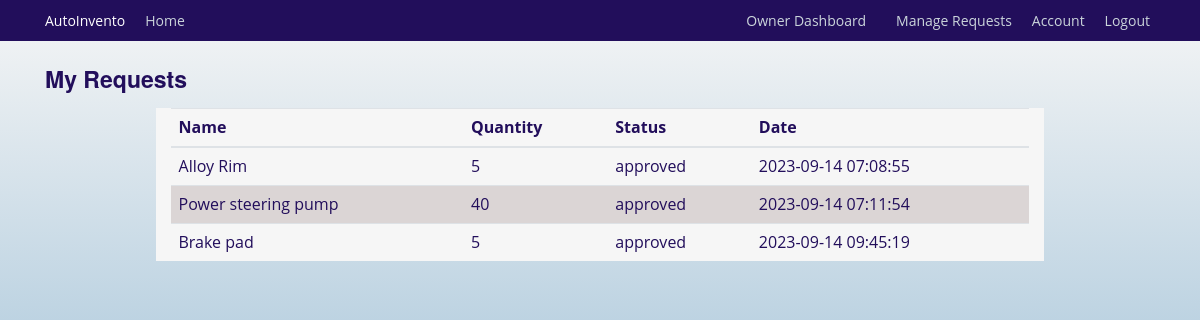
The app's page /view_requests (signed in) with its own data.
### autoinvento/models.py (models this page shows, shortened)
class InventoryRequest(db.Model):
    __tablename__ = 'inventory_request'
    id = db.Column(db.Integer, primary_key=True)
    mechanic_id = db.Column(db.Integer, db.ForeignKey('mechanics.id'), nullable=False)  # User who made the request
    item_id = db.Column(db.Integer, db.ForeignKey('inventory_item.id'), nullable=False)  # Requested item
    quantity_requested = db.Column(db.Integer, nullable=False)
    status = db.Column(db.String(20), default='pending')  # Status can be 'pending', 'approved' or 'rejected'
    request_timestamp = db.Column(db.DateTime, default=db.func.current_timestamp(), nullable=False)
    requester = db.relationship('Mechanics', back_populates='requests', lazy=True)
    requested_item = db.relationship('InventoryItem', back_populates='requests')

class InventoryItem(db.Model):
    id = db.Column(db.Integer, primary_key=True)
    name = db.Column(db.String(128), unique=True, nullable=False, index=True)
    quantity = db.Column(db.Integer, nullable=False)
    category = db.Column(db.String(50), nullable=False)
    low_stock_threshold = db.Column(db.Integer, default=10)
    date_added = db.Column(db.DateTime, default=datetime.utcnow)
    supplier_id = db.Column(db.Integer, db.ForeignKey('supplier.id'))
    supplier = db.relationship('Supplier', back_populates='items')
    usage_logs = db.relationship('UsageLog', back_populates='items', cascade='all, delete-orphan')
    notifications = db.relationship('Notification', back_populates='items', cascade='all, delete-orphan')
    requests = db.relationship('InventoryRequest', back_populates='requested_item')

### autoinvento/users/routes.py (the view)
@users.route('/view_requests', methods=['GET'])
@login_required
def view_requests():
    mechanic_requests = (
        InventoryRequest.query
        .filter_by(mechanic_id=current_user.id)
        .join(InventoryItem)  # Join the InventoryItem table
        .add_columns(InventoryItem.name, InventoryRequest.quantity_requested, InventoryRequest.status, InventoryRequest.request_timestamp)
        .all()
    )
    return render_template('view_requests.html', title='View Requests', requests=mechanic_requests)

### autoinvento/models.py (called while the page is built)
@login_manager.user_loader
def load_user(mechanic_id):
    return Mechanics.query.get(int(mechanic_id))

### autoinvento/templates/view_requests.html
{% extends "base.html" %}
{% block content %}
    <h3 class="mt-4">My Requests</h3>
    <div class="container mt-2 background mt-4">
    <table class="table">
        <thead>
        <tr>
            <th>Name</th>
            <th>Quantity</th>
            <th>Status</th>
            <th>Date</th>
        </tr>
        </thead>
        <tbody>
            {% for request in requests %}
        <tr>
            <td>{{ request.name }}</td>
            <td>{{ request.quantity_requested }}</td>
            <td>{{ request.status }}</td>
            <td>{{ request.request_timestamp }} </td>
        </tr>
        {% endfor %}
        </tbody>
        </table>
    </div>
{% endblock %}

### autoinvento/templates/base.html (shortened to what this page needs)
<html lang="en">
<head>
    <link rel="stylesheet" href="https://cdn.jsdelivr.net/npm/bootstrap-icons@1.10.5/font/bootstrap-icons.css">
    <link rel="stylesheet" href="https://maxcdn.bootstrapcdn.com/bootstrap/4.0.0/css/bootstrap.min.css">
    <link rel="stylesheet" href="{{ url_for('static', filename='css/styles.css') }}">
</head>
<body>
    <header class="site-header">
        <nav class="navbar navbar-expand-md navbar-dark bg-steel fixed-top">
          <div class="container">
            <a class="navbar-brand mr-4" href="{{ url_for('main.index') }}">AutoInvento</a>
            <div class="collapse navbar-collapse" id="navbarToggle">
              <div class="navbar-nav mr-auto">
                <a class="nav-item nav-link" href="{{ url_for('main.index') }}">Home</a>
              </div>
              <div class="navbar-nav">
                {% if current_user.is_authenticated %}
                  {% if current_user.is_superuser %}
                    <a class="nav-item nav-link" href="{{ url_for('users.owner_dashboard') }}">Owner Dashboard<a></a>
                    <a class="nav-item nav-link" href="{{ url_for('users.manage_requests') }}">Manage Requests</a>
                  {% endif %}
                    <a class="nav-item nav-link" href="{{ url_for('users.account') }}">Account</a>
                    <a class="nav-item nav-link" href="{{ url_for('users.logout') }}">Logout</a>
                {% else %}
                  <a class="nav-item nav-link" href="{{ url_for('users.login') }}">Login</a>
                {% endif %}
              </div>
            </div>
          </div>
        </nav>
      </header>
      <main role="main" class="container sec">
        <div class="row">
          <div class="col-md-12">
            {% block content %}{% endblock %}
          </div>
        </div>
      </main>
  </body>
</html>

### autoinvento/static/css/styles.css (style rules this page uses)
:root { --color-primary: #220e5b; --color-black: #090909; --text-color: var(--color-black); --color-white: #ffffff; --color-background: #f6f6f6; --font-family-base: "Open Sans", "Helvetica Neue", Helvetica, Arial, sans-serif; --font-family-title: "Raleway", "Helvetica Neue", Helvetica, Arial, sans-serif; --font-size-small: 1.2rem; --font-size-medium: 1.4rem; --font-size-large: 1.8rem; --font-size-x-large: 2.3rem; --font-size-xx-large: 3.5rem; --font-weight-regular: 400; --font-weight-bold: 700; --nav-item-font-family: var(--font-family-title); --nav-item-font-weight: var(--font-weight-bold); --nav-item-font-size: var(--font-size-medium); --nav-item-letter-spacing: 0.04rem; --nav-item-display: inline-block; --nav-item-margin: 0 0 3rem 0; --nav-item-link-hover: var(--color-white); --section-tagline-margin: 0; --button-display: inline-block; }
html { scroll-behavior: smooth; font-size: 62.5%; }
body { background: linear-gradient(180deg, var(--color-background), #689fc4); color: var(--color-primary); margin-top: 5rem; font-family: var(--font-family-base); font-size: var(--font-size-medium); font-weight: var(--font-weight-regular); }
h1, h2, h3, h4, h5, h6 { color: var(--color-primary); font-family: var(--font-family-title); font-weight: var(--font-weight-bold); }
.navbar-brand.mr-4 { transform: none; font-size: var(--font-size-medium); }
.navbar-nav { gap: 10px; }
.bg-steel { background-color: var(--color-primary); }
.site-header .navbar-nav .nav-link { color: #cbd5db; }
tr:nth-child(even) { background-color: #dbd5d5; }
.col-md-12 h3 { font-size: var(--font-size-x-large); color: var(--color-primary); }
.container.background { margin-top: 20; background: var(--color-white); width: 80%; }
.container.mt-4 { background-color: var(--color-background); }

### records on screen
InventoryRequest: name "Alloy Rim", quantity_requested "5", status "approved", request_timestamp "2023-09-14 07:08:55"
InventoryRequest: name "Power steering pump", quantity_requested "40", status "approved", request_timestamp "2023-09-14 07:11:54"
InventoryRequest: name "Brake pad", quantity_requested "5", status "approved", request_timestamp "2023-09-14 09:45:19"
